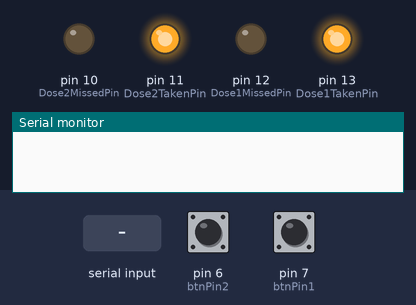
Bench run of a sketch on a simulated Arduino Uno, built with avr-gcc and run on an emulated ATmega328P. Parts: output pins drawn as LEDs (lit = HIGH), the last lines printed to the serial monitor. Dashed ring = blinking. Inputs (shaded band) come from the test bench; at power-on: pin 6 (btnPin2) LOW, pin 7 (btnPin1) LOW.

Above: at 1.2 s.
1.3 s: "1\n" received over Serial
At 1.7 s:
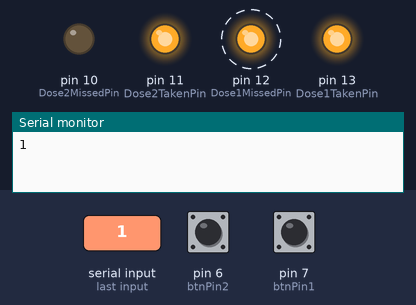
4.3 s: byte 48 ('0') received over Serial
At 4.7 s:
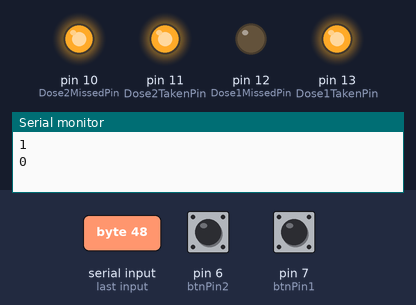
7.3 s: pin 6 (btnPin2) pulled HIGH for 0.15 s
At 8.2 s:
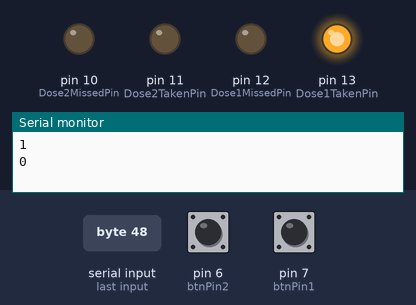
10.4 s: pin 7 (btnPin1) pulled HIGH for 0.15 s
At 10.8 s:
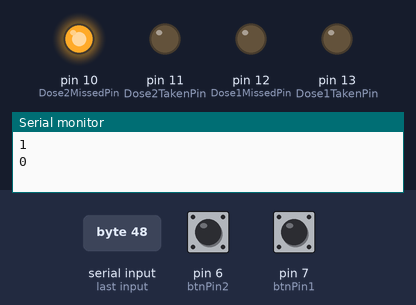
13.4 s: byte 49 ('1') received over Serial
At 15.4 s:
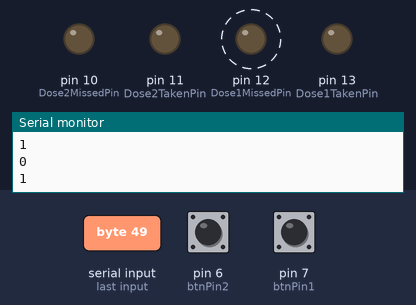
16.4 s: pin 6 (btnPin2) pulled HIGH for 1 s
At 17.1 s:
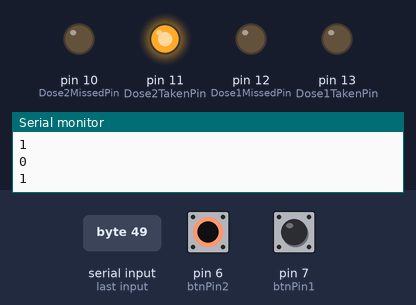
Timing chart, 0 to 19.4 s (numbered marks = the images above; inputs shaded):
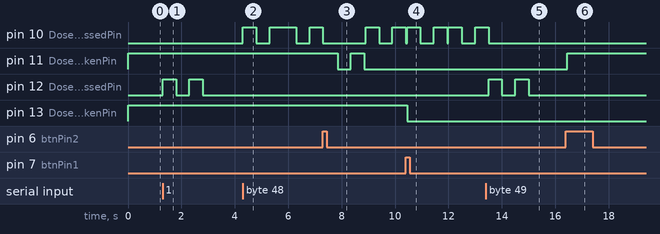

Measured:
- after the input at 1.3 s, pin 12 (Dose1MissedPin): alternates HIGH for 0.50 s and LOW for 0.50 s, 4 changes in all, then stays LOW, starting at once
- after the input at 4.3 s, pin 10 (Dose2MissedPin): goes HIGH 0.50 s, LOW 0.50 s, HIGH 1.0 s, LOW 0.50 s, then HIGH, starting at once
- after the input at 7.3 s, pin 11 (Dose2TakenPin): HIGH → LOW after 0.55 s, → HIGH 0.50 s later, → LOW 0.50 s later
- after the input at 10.4 s, pin 13 (Dose1TakenPin): HIGH → LOW after 0.05 s
- after the input at 13.4 s, pin 12 (Dose1MissedPin): alternates HIGH for 0.50 s and LOW for 0.50 s, 4 changes in all, then stays LOW, starting after 0.10 s
- after the input at 16.4 s, pin 11 (Dose2TakenPin): LOW → HIGH after 0.05 s

The sketch:

Bluetooth_Arduino_LED_Button.ino
```cpp
/*This program implements a simulation of a networked wearable device that tracks whether or
 * not a medication tablet is present in a wearable device. Binary state is transmitted to
 * Android application to indicate presence or absence of medication within device. Note presence
 * or absence of tablet is determined in the knock sensor code

*/

const int Dose1MissedPin = 12; // LED to show that the 1st dose has been missed
const int Dose1TakenPin = 13;  // LED to show that the 1st dose has been taken
const int Dose2MissedPin = 10; // LED to show that the 1st dose has been missed
const int Dose2TakenPin = 11;  // LED to show that the 2nd dose has been taken
const int btnPin1 = 7;  // push button - Dose 1
const int btnPin2 = 6;  // push button - Dose 2

char data = 0;                //Variable for storing received data

// set boolean variables to monitor status of pills
boolean Pill1 = false;
boolean Pill2 = false;

// variable for buttons
int btnState1 = 0;
int btnState2 = 0;
int lastbtnState1 = 0;
int lastbtnState2 = 0;
int btn1pushcounter = 0;
int btn2pushcounter = 0;

void setup()
{
  Serial.begin(9600);         //Sets the data rate in bits per second (baud) for serial data transmission

  //Set pins
  pinMode(Dose1MissedPin, OUTPUT);
  pinMode(Dose1TakenPin, OUTPUT);
  pinMode(Dose2MissedPin, OUTPUT);
  pinMode(Dose2TakenPin, OUTPUT);
  pinMode(btnPin1, INPUT);
  pinMode(btnPin2, INPUT);

}
void loop() {

  // first we check the status of the doses
 btnState1 = digitalRead(btnPin1);
 btnState2 = digitalRead(btnPin2);

 // if button #1 is clicked set button counter for pill1
  if (btnState1 != lastbtnState1) {
      if (btnState1 == HIGH) {
       btn1pushcounter++;
  } else {
    }
    delay(50);
  }
    // save the current state as the last state,
    //for next time through the loop
    lastbtnState1 = btnState1;

 // if button #2 is clicked set button counter for pill2
  if (btnState2 != lastbtnState2) {
      if (btnState2 == HIGH) {
       btn2pushcounter++;
  } else {
    }
    delay(50);
  }
    // save the current state as the last state,
    //for next time through the loop
    lastbtnState2 = btnState2;

    //set booleans for button1
    if (btn1pushcounter % 2 == 0) {
      digitalWrite(Dose1TakenPin, HIGH);
      //Serial.println("Pill 1 Present");
      //Serial.println("\n");
      Pill1 = true;
  } else {
    digitalWrite(Dose1TakenPin, LOW);
    //Serial.println("Pill 1 Absent");
    //Serial.println("\n");
    Pill1 = false;
  }

if (btn2pushcounter % 2 == 0) {
      digitalWrite(Dose2TakenPin, HIGH);
      //Serial.println("Pill 2 Present");
      //Serial.println("\n");
      Pill2 = true;
  } else {
    digitalWrite(Dose2TakenPin, LOW);
    //Serial.println("Pill 2 Absent");
    //Serial.println("\n");
    Pill2 = false;
  }

  if(Serial.available() > 0)  // Send data only when you receive data:
  {
    data = Serial.read();      //Read the incoming data and store it into variable data
    Serial.print(data);        //Print Value inside data in Serial monitor
    Serial.print("\n");        //New line

    //Checks whether value of data is equal to 1: checking to see if first dose was taken
    if(data == '1') {
      if(btnState1 == 0) {

      //If 1st dose is detected, dose 1 was missed, blink red LED twice
      digitalWrite(Dose1MissedPin, HIGH);
      delay(500);
      digitalWrite(Dose1MissedPin, LOW);
      delay(500);
      digitalWrite(Dose1MissedPin, HIGH);
      delay(500);
      digitalWrite(Dose1MissedPin, LOW);
      }

      //If 1st dose isn't detected, dose 1 was taken, blink green LED twice
      else {
      digitalWrite(Dose1TakenPin, HIGH);
      delay(500);
      digitalWrite(Dose1TakenPin, LOW);
      delay(500);
      digitalWrite(Dose1TakenPin, HIGH);
      delay(500);
      digitalWrite(Dose1TakenPin, LOW);
      }
      }
    }
    else if(data == '0'){       //Checks whether value of data is equal to 0


  //If 2nd dose is detected, dose 2 was missed, blink 2nd red LED twice
      if (btnState2 == 0) {
      digitalWrite(Dose2MissedPin, HIGH);
      delay(500);
      digitalWrite(Dose2MissedPin, LOW);
      delay(500);
      digitalWrite(Dose2MissedPin, HIGH);
      delay(500);
      digitalWrite(Dose2MissedPin, LOW);
      }

      //If 2nd dose isn't detected, dose 2 was taken, blink 2nd green LED twice
      else {
      digitalWrite(Dose2TakenPin, HIGH);
      delay(500);
      digitalWrite(Dose2TakenPin, LOW);
      delay(500);
      digitalWrite(Dose2TakenPin, HIGH);
      delay(500);
      digitalWrite(Dose2TakenPin, LOW);
      }
    }
  }
```
